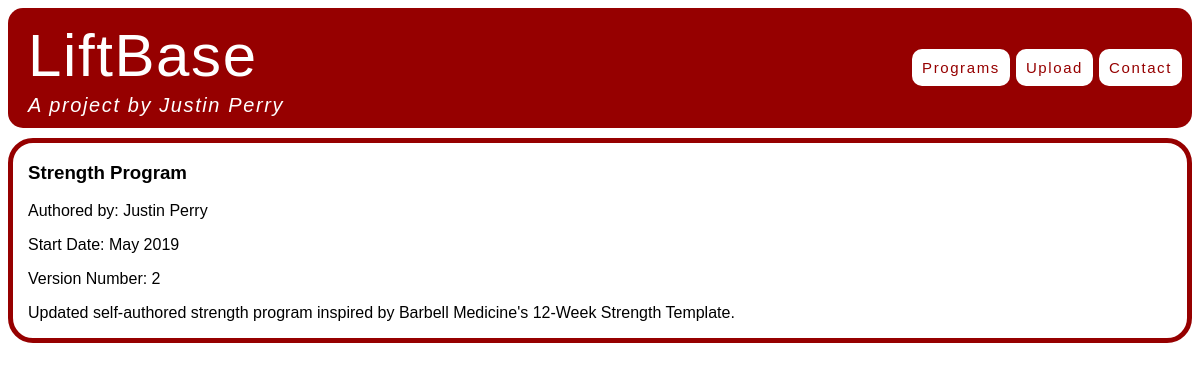
Page /programs/2/ on the earlier database version.
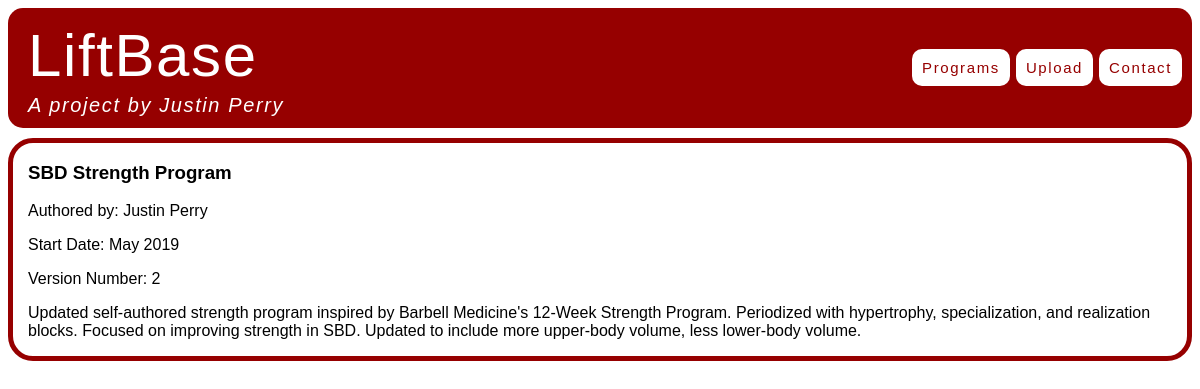
Same page on the later database version.
### programs/models.py (models this page shows)
class Program(models.Model):
    username = models.CharField(max_length=25)
    program = models.CharField(max_length=50)
    version = models.IntegerField(blank=True, null=True)
    description = models.TextField()
    date = models.DateTimeField(blank=True, null=True)

### programs/views.py (the view)
# urls.py: re_path(r'^programs/(\d+)/$', views.program_detail, name='program_detail'),
def program_detail(request, id):
    try:
        program = Program.objects.get(id=id)
    except Program.DoesNotExist:
        raise Http404('Program not found.')
    return render(request, 'program_detail.html', {'program': program})

### programs/templates/program_detail.html
{% extends "base.html" %}
{% block content %}
<div class="program_page">
    <h3>{{ program.program }}</h3>
    <p>Authored by: {{ program.username }}</p>
    {% if program.date %}
    <p>Start Date: {{ program.date|date:"M Y" }}</p>
    {% endif %}
    {% if program.version %}
    <p>Version Number: {{ program.version }}</p>
    {% endif %}
    <p>{{ program.description }}</p>
</div>
{% endblock %}

Differences in the rows shown:
changed Program "Justin Perry": program "Strength Program" → "SBD Strength Program"; description "Updated self-authored strength program inspired by Barbell Medicine's 12-Week Strength Template." → "…Barbell Medicine's 12-Week Strength Program. Periodized with hypertrophy, specialization, and realization blocks. Focused on improving strength in SBD. Updated to include more upper-body volume, less lower-body volume."
